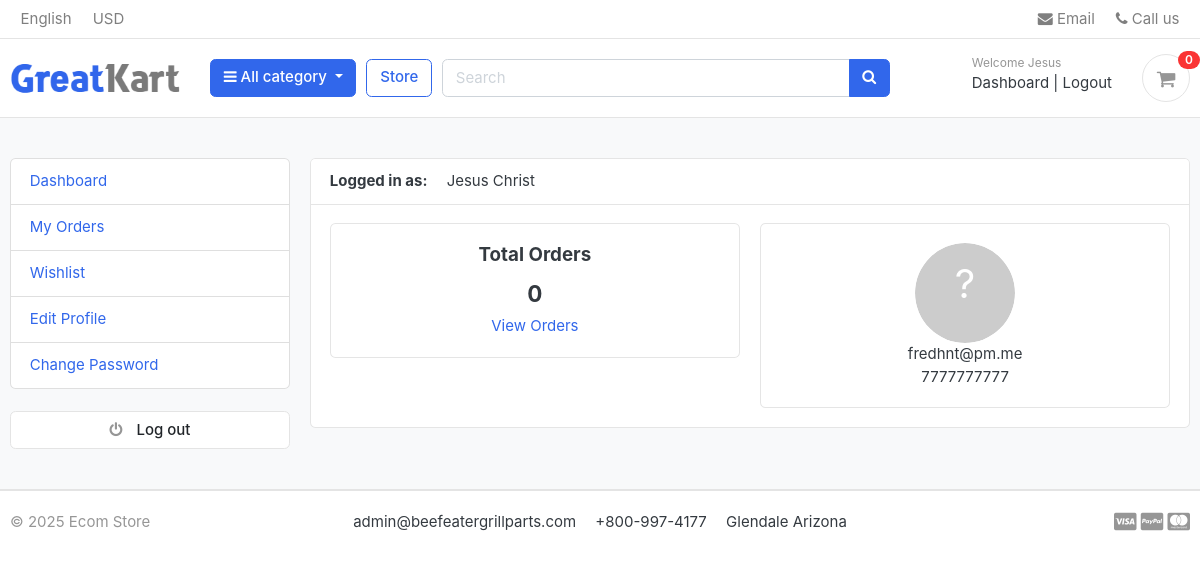
The app's page /accounts/dashboard/ (signed in) with its own data.
### accounts/models.py (models this page shows, shortened)
class Account(AbstractUser):
    first_name = models.CharField(max_length=50)
    last_name = models.CharField(max_length=50)
    username = models.CharField(max_length=50, unique=True)
    email = models.EmailField(max_length=100, unique=True)
    phone_number = models.CharField(max_length=50)
    date_joined = models.DateTimeField(auto_now_add=True)
    last_login = models.DateTimeField(auto_now_add=True)
    is_admin = models.BooleanField(default=False)
    is_staff = models.BooleanField(default=False)
    is_active = models.BooleanField(default=False)
    is_superadmin = models.BooleanField(default=False)
    USERNAME_FIELD = 'email'
    REQUIRED_FIELDS = ['username', 'first_name', 'last_name']
    objects = MyAccountManager()
    def full_name(self):
        return f'{self.first_name} {self.last_name}'

### accounts/views.py (the view)
# urls.py: path('dashboard/', views.dashboard, name='dashboard'),
@login_required(login_url='login')
def dashboard(request):
    orders = Order.objects.filter(
        user=request.user
    ).exclude(
        status="New"   # hide only uninitiated orders
    ).order_by('-created_at')
    orders_count = orders.count()
    try:
        userprofile = UserProfile.objects.get(user=request.user.id)
    except UserProfile.DoesNotExist:
        userprofile = UserProfile.objects.create(user=request.user)
    context = {
        'orders': orders,          # 👉 add this so template can loop them
        'orders_count': orders_count,
        'userprofile': userprofile,
    }
    return render(request, 'accounts/dashboard.html', context)

### carts/context_processors.py (called while the page is built)
def counter(request):
    cart_count = 0
    if 'admin' in request.path:
        return {}
    else:
        try:
            cart = Cart.objects.filter(cart_id= _cart_id(request))
            if request.user.is_authenticated:
                cart_items = CartItem.objects.all().filter(user=request.user)
            else:
                cart_items = CartItem.objects.all().filter(cart=cart[:1])
            for cart_item in cart_items:
                cart_count += cart_item.quantity
        except Cart.DoesNotExist:
            cart_count = 0
    return dict(cart_count=cart_count)

### carts/utils.py (called while the page is built)
def _cart_id(request):
    cart_id = request.session.get('cart_id')
    if not cart_id:
        cart_id = str(uuid.uuid4())
        request.session['cart_id'] = cart_id
        request.session.modified = True
    return cart_id

### category/context_processors.py (called while the page is built)
def menu_links(request):
    from category.models import Category
    links = Category.objects.all()
    return dict(links=links)

### category/models.py (called while the page is built)
    def get_url(self):
        return reverse('store:products_by_category', args=[self.slug])

### store/context_processors.py (called while the page is built)
def recently_viewed(request):
    viewed_ids = request.session.get('viewed_products', [])
    recently_viewed = Product.objects.filter(id__in=viewed_ids, is_available=True).order_by('-modified_date')[:5]  # Limit to 5, match session order if possible
    ordered_products = sorted(recently_viewed, key=lambda p: viewed_ids.index(p.id) if p.id in viewed_ids else len(viewed_ids))
    return {'recently_viewed': ordered_products}

### templates/accounts/dashboard.html (shortened to what this page needs)
{% extends 'base.html' %}
{% block content %}
<section class="section-conten padding-y bg">
<div class="container">
	<div class="row">
	{% include 'includes/dashboard_sidebar.html' %}
	<main class="col-md-9">
		<article class="card">
		<header class="card-header">
			<strong class="d-inline-block mr-3">Logged in as:</strong>
			<span>{{ user.full_name }}</span>
		</header>
		<div class="card-body">
			<div class="row">
			<div class="col-md-6">
				<div class="card" style="text-align:center;">
					<div class="card-body">
						<h5 class="card-title">Total Orders</h5>
						<h4>{{ orders_count }}</h4>
						<a href="{% url 'my_orders' %}">View Orders</a>
					</div>
				</div>
			</div>
			<div class="col-md-6">
				<div class="card" style="text-align:center;">
					<div class="card-body">
						{% if userprofile.profile_picture %}
						<img src="{{ userprofile.profile_picture.url}}" alt="User Profile Picture" width="50" height="50" style="border-radius:50%">
						{% else %}
							<svg width="100" height="100" viewBox="0 0 100 100" style="border-radius: 50%;">
								<circle cx="50" cy="50" r="50" fill="#ccc" />
								<text x="50" y="55" font-size="40" text-anchor="middle" fill="#fff">?</text>
							</svg>
						{% endif %}
						<p class="mb-0">{{ user.email }}</p>
						<p>{{ user.phone_number }}</p>
					</div>
				</div>
			</div>
			</div>
		</div>
		</article>
	</main>
</div>
</div>
</section>
{% endblock %}

### templates/includes/navbar.html (shortened to what this page needs)
{% load static %}
<header class="section-header">
    <nav class="navbar p-md-0 navbar-expand-sm navbar-light border-bottom">
        <div class="container">
            <div class="collapse navbar-collapse" id="navbarTop4">
                <ul class="navbar-nav mr-auto">
                    <li class="nav-item dropdown">
                        <a href="#" class="nav-link"> English </a>
                    </li>
                    <li class="nav-item dropdown">
                        <a href="#" class="nav-link"> USD </a>
                    </li>
                </ul>
                <ul class="navbar-nav">
                    <li><a href="#" class="nav-link"> <i class="fa fa-envelope"></i> Email </a></li>
                    <li><a href="#" class="nav-link"> <i class="fa fa-phone"></i> Call us </a></li>
                </ul>
            </div>
        </div>
    </nav>
    <section class="header-main border-bottom">
        <div class="container">
            <div class="row align-items-center">
                <div class="col-lg-2 col-md-3 col-6">
                    <a href="{% url 'home' %}" class="brand-wrap">
                        <img class="logo" src="{% static './images/logo.png' %}">
                    </a>
                </div>
                <div class="col-lg col-sm col-md col-6 flex-grow-0">
                    <div class="category-wrap dropdown d-inline-block float-right">
                        <button type="button" class="btn btn-primary dropdown-toggle" data-toggle="dropdown">
                            <i class="fa fa-bars"></i> All category
                        </button>
                    </div>
                </div>
                <a href="{% url 'store:store' %}" class="btn btn-outline-primary">Store</a>
                <div class="col-lg col-md-6 col-sm-12 col">
                    <form action="{% url 'store:search' %}" class="search" method="GET">
                        <div class="input-group w-100">
                            <input type="text" class="form-control" style="width:60%;" placeholder="Search" name="keyword">
                            <div class="input-group-append">
                                <button class="btn btn-primary" type="submit">
                                    <i class="fa fa-search"></i>
                                </button>
                            </div>
                        </div>
                    </form>
                </div>
                <div class="col-lg-3 col-sm-6 col-8 order-2 order-lg-3">
                    <div class="d-flex justify-content-end mb-3 mb-lg-0">
                        {% if user.id is None %}
                            <div class="widget-header">
                                <small class="title text-muted">Welcome guest!</small>
                                <div>
                                    <a href="{% url 'login' %}">Sign in</a>
                                    <span class="dark-transp"> | </span>
                                    <a href="{% url 'register' %}"> Register</a>
                                </div>
                            </div>
                        {% else %}
                            <div class="widget-header">
                                <small class="title text-muted">Welcome {{user.first_name}}</small>
                                <div>
                                    <a href="{% url 'dashboard' %}">Dashboard</a>
                                    <span class="dark-transp"> | </span>
                                    <a href="{% url 'logout' %}"> Logout</a>
                                </div>
                            </div>
                        {% endif %}
                        <a href="{% url 'cart' %}" class="widget-header pl-3 ml-3">
                            <div class="icon icon-sm rounded-circle border"><i class="fa fa-shopping-cart"></i></div>
                            <span class="badge badge-pill badge-danger notify">{{ cart_count }}</span>
                        </a>
                    </div>
                </div>
            </div>
        </div>
    </section>
</header>

### static/css/ui.css (style rules this page uses)
html { font-family: "Inter", sans-serif; font-size: 15px; }
.icon-xs, .icon-sm, .icon-md, .icon-lg { display: inline-block; text-align: center; flex-shrink: 0; flex-grow: 0; }
.icon-sm { width: 48px; height: 48px; line-height: 48px !important; font-size: 20px; }
.padding-y { padding-top: 40px; padding-bottom: 40px; }
article:after, .form-group:after { display: block; clear: both; content: ""; }
.bg { background-color: #f8f9fa; }
p:last-child { margin-bottom: 0; }
.header-main { position: relative; padding-top: 1rem; padding-bottom: 1rem; }
.brand-wrap .logo, .navbar-brand .logo { margin-right: 7px; max-height: 42px; display: inline-block; }
.widget-header { display: inline-block; vertical-align: middle; position: relative; }
.widget-header a { color: #343a40; }
.widget-header i { color: #969696; }
.widget-header .title { display: block; }
.widget-header .notify { position: absolute; top: -3px; right: -10px; }
.notify { position: absolute; top: -4px; right: -10px; display: inline-block; padding: 0.25em 0.6em; font-size: 12px; line-height: 1; text-align: center; border-radius: 3rem; color: #fff; background-color: #fa3434; }

### templates/base.html (style rules this page uses)
body { padding-top: 0; }

### records on screen
Account: first_name "Jesus", full_name "Jesus Christ", email "fredhnt@pm.me", phone_number "7777777777"

### other values on screen
{{ cart_count }} "0"
{{ orders_count }} "0"
